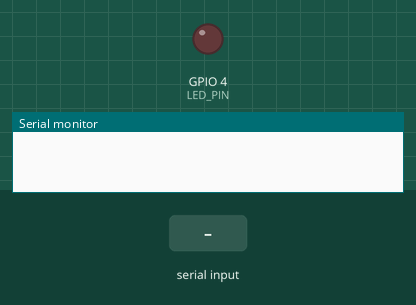
Recording of a sketch running on a simulated ESP32. Parts: output pins drawn as LEDs (lit = HIGH), the last lines printed to the serial monitor. The test bench sets the inputs (shaded band).

Above: at 1.2 s.
1.3 s: byte 30 received over Serial
At 1.4 s:
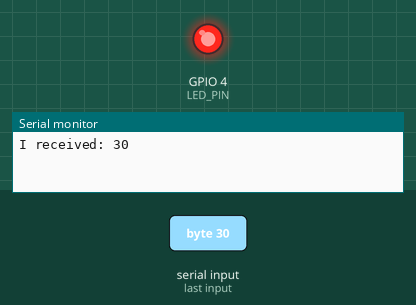
Timing chart, 0 to 4.3 s (numbered marks = the images above; inputs shaded):
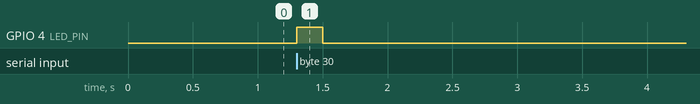

The sketch:

5_8.ino
```cpp
#define LED_PIN 4
int incomingByte = 0; // for incoming serial data

void setup() {
  Serial.begin(9600); // opens serial port, sets data rate to 9600 bps
  pinMode(LED_PIN, OUTPUT);
}

void loop() {
  // send data only when you receive data:
  if (Serial.available() > 0) {
    // read the incoming byte:
    incomingByte = Serial.read();
    // say what you got:
    Serial.print("I received: ");
    Serial.println(incomingByte, DEC);
    digitalWrite(LED_PIN, HIGH);
    delay(200);
    digitalWrite(LED_PIN, LOW);
  }
}
```

Measured:
- after the input at 1.3 s, GPIO 4 (LED_PIN): LOW → HIGH at once, → LOW 0.20 s later
